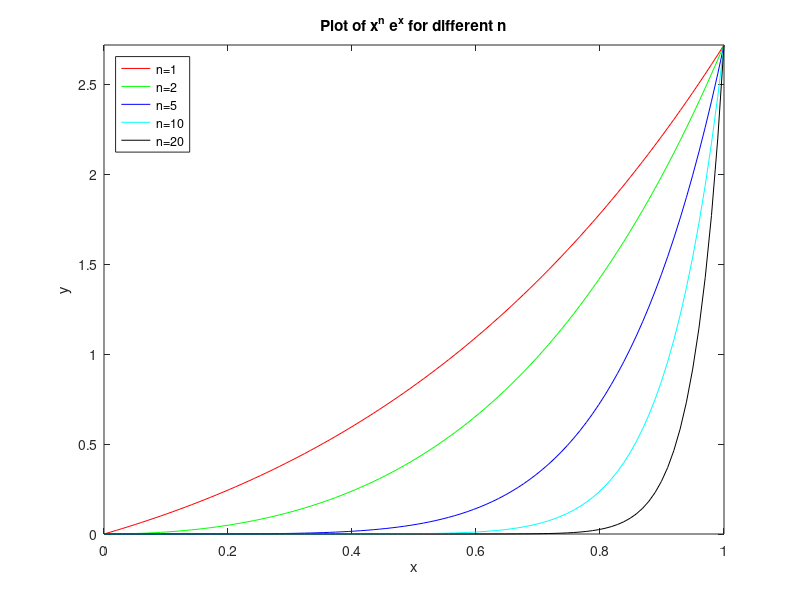

Here is the MATLAB script that generated this plot:
x = linspace(0,1,100);
y1 = x.^(1) .* exp(x);
y2 = x.^(2) .* exp(x);
y3 = x.^(5) .* exp(x);
y4 = x.^(10) .* exp(x);
y5 = x.^(20) .* exp(x);
plot(x,y1,'-r',x,y2,'-g',x,y3,'-b',x,y4,'-c',x,y5,'-black'); axis([0 1 0 exp(1)]);
xlabel('x'); ylabel('y'); title('Plot of x^n e^x for different n');
legend('n=1','n=2','n=5','n=10','n=20','Location','NorthWest'); 